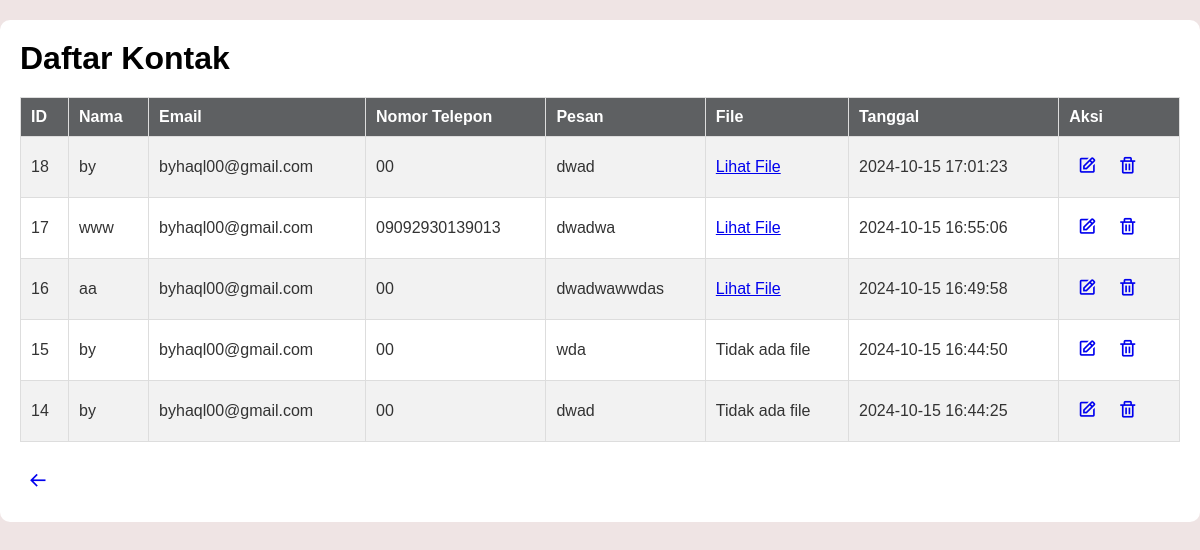
The app's page /view_contacts.php with its own data.
### tables this page shows
CREATE TABLE `contacts` (
  `id` int(11) NOT NULL,
  `name` varchar(100) NOT NULL,
  `email` varchar(100) NOT NULL,
  `phone` varchar(15) NOT NULL,
  `message` text NOT NULL,
  `created_at` timestamp NOT NULL DEFAULT current_timestamp(),
  `file_name` varchar(255) DEFAULT NULL
);

### view_contacts.php (the view, shortened to what this page needs)
<?php
include 'db.php';
$sql = "SELECT * FROM contacts ORDER BY created_at DESC";
$result = $conn->query($sql);
?>
<!DOCTYPE html>
<html lang="en">
<head>
    <link rel="stylesheet" href="style.css" />
    <link href="https://unpkg.com/boxicons@2.1.4/css/boxicons.min.css" rel="stylesheet">
</head>
<body>
    <div class="contdk">
        <h1>Daftar Kontak</h1>
        <table>
            <tr>
                <th>ID</th>
                <th>Nama</th>
                <th>Email</th>
                <th>Nomor Telepon</th>
                <th>Pesan</th>
                <th>File</th>
                <th>Tanggal</th>
                <th>Aksi</th>
            </tr>
            <?php
            if ($result->num_rows > 0) {
                while($row = $result->fetch_assoc()) {
                    echo "<tr>";
                    echo "<td>" . $row["id"] . "</td>";
                    echo "<td>" . $row["name"] . "</td>";
                    echo "<td>" . $row["email"] . "</td>";
                    echo "<td>" . $row["phone"] . "</td>";
                    echo "<td>" . $row["message"] . "</td>";
                    if (!empty($row["file_name"])) {
                        echo "<td><a href='uploads/" . $row["file_name"] . "' target='_blank'>Lihat File</a></td>";
                    } else {
                        echo "<td>Tidak ada file</td>";
                    }
                    echo "<td>" . $row["created_at"] . "</td>";
                    echo '<td>
                            <a href="edit_contact.php?id=' . $row["id"] . '" class="btn edit-btn"><i class="bx bx-edit"></i></a>
                            <a href="delete_contact.php?id=' . $row["id"] . '" class="btn delete-btn" onclick="return confirm(\'Apakah Anda yakin ingin menghapus kontak ini?\')"><i class="bx bx-trash"></i></a>
                          </td>';
                    echo "</tr>";
                }
            } else {
                echo "<tr><td colspan='8'>Tidak ada data ditemukan</td></tr>";
            }
            ?>
        </table>
        <a href="index.html" class="btn kembali-btn"><i class="bx bx-arrow-back"></i></a>
    </div>
</body>
</html>

### style.css (style rules this page uses)
* { margin: 0; padding: 0; box-sizing: border-box; font-family: "Poppins", sans-serif; }
body { background-color: #efe4e4; color: #333; transition: background-color 0.3s, color 0.3s; }
.contdk { max-width: 1400px; margin: 20px auto; padding: 20px; background-color: #fff; border-radius: 10px; }
h1 { margin-bottom: 20px; color: #000000; }
table { width: 100%; border-collapse: collapse; margin: 20px 0; }
th, td { padding: 10px; text-align: left; border: 1px solid #ddd; }
th { background-color: #5e6062; color: white; }
tr:nth-child(even) { background-color: #f2f2f2; }
.btn { padding: 8px; text-align: center; display: inline-block; cursor: pointer; border: none; background-color: transparent; font-size: 20px; transition: 0.3s; }

### records on screen
contacts: id "18", name "by", email "byhaql00@gmail.com", phone "00", message "dwad", created_at "2024-10-15 17:01:23"
contacts: id "17", name "www", email "byhaql00@gmail.com", phone "09092930139013", message "dwadwa", created_at "2024-10-15 16:55:06"
contacts: id "16", name "aa", email "byhaql00@gmail.com", phone "00", message "dwadwawwdas", created_at "2024-10-15 16:49:58"
contacts: id "15", name "by", email "byhaql00@gmail.com", phone "00", message "wda", shows "Tidak ada file", created_at "2024-10-15 16:44:50"
contacts: id "14", name "by", email "byhaql00@gmail.com", phone "00", message "dwad", shows "Tidak ada file", created_at "2024-10-15 16:44:25"
